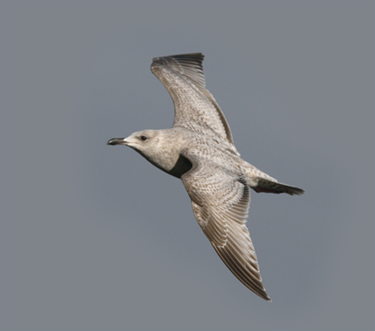
#> input picture a1/bird.bmp, 375 x 331 px
$ jupyter execute --allow-errors 'a1_question_Tongdan Su.ipynb'
#> lines starting #> are read from the running program, lines starting #| are printed output that depends on the picture
# SYDE 671, A0, Questions
## Tongdan Su, 20754736

[cell 1]
from matplotlib.pyplot import imread, imshow
from scipy import ndimage
import numpy as np
import matplotlib.pyplot as plt
img = imread("./bird.bmp")
#> img is the input picture: shape (331, 375, 3); mean R, G, B 127.7, 131.3, 136.8

Q1. Explicitly describe image convolution: the input, the transformation, and the output. Why is it useful for computer vision?
A1. Convolution is the process of adding each element of the image to its local neighbors, weighted by the kernel. This is related to a form of mathematical convolution. The matrix operation being performed-convolution-is not traditional matrix multiplication. Each convolution operation has a kernel which could be a any matrix smaller than the original image in height and width.

The values of a given pixel in the output image are calculated by multiplying each kernel value by the corresponding input image pixel values. If the kernel is symmetric then place the center (origin) of the kernel on the current pixel. The kernel will overlap the neighboring pixels around the origin. Each kernel element should be multiplied with the pixel value it overlaps with and all of the obtained values should be summed. This resultant sum will be the new value for the current pixel currently overlapped with the center of the kernel.

If the kernel is not symmetric, it has to be flipped both around its horizontal and vertical axis before calculating the convolution.

In math, convolution is essentially the blending of two functions into a third function. In the context of image processing, convolution is kind of like transforming image pixels in a structured way, taking nearby pixels into account.

Convolution allowed computer vision to scale from simple applications to powering sophisticated products and services, ranging from face detection in the photo gallery to making better medical diagnoses. They might be the key method in computer vision going forward, or some other new breakthrough might just be around the corner.

Q2. What is the difference between convolution and correlation? Construct a scenario which produces a different output between both operations.
A2. Linear filtering of an image is accomplished through an operation called convolution. Convolution is a neighborhood operation in which each output pixel is the weighted sum of neighboring input pixels. The matrix of weights is called the convolution kernel, also known as the filter. A convolution kernel is a correlation kernel that has been rotated 180 degrees.
The operation called correlation is closely related to convolution. In correlation, the value of an output pixel is also computed as a weighted sum of neighboring pixels. The difference is that the matrix of weights, in this case called the correlation kernel, is not rotated during the computation.

Theoretically, convolution are linear operations on the signal or signal modifiers, whereas correlation is a measure of similarity between two signals. The basic difference between convolution and correlation is that the convolution process rotates the matrix by 180 degrees. Most of the time the choice of using the convolution and correlation is up to the preference of the users, and it is identical when the kernel is symmetrical.

Also, correlation or auto-correlation is the measure of similarity of signal with itself which has a different time lag between them. Cross-correlation is a way of finding similarity between two different signals.

[cell 2]
k = 1/9 * np.array([[7,7,7],[1,1,1],[3,3,3]])
convolve = np.zeros_like(img)
correlate = np.empty_like(img)

#> (the rest of this cell did not finish here and is left out)

Q3. What is the difference between a high pass filter and a low pass filter in how they are constructed, and what they do to the image? Please provide example kernels and output images.
A3.
High-Pass filter:
A high-pass filter can be used to make an image appear sharper. These filters emphasize fine details in the image – exactly the opposite of the low-pass filter. High-pass filtering works in exactly the same way as low-pass filtering; it just uses a different convolution kernel.

High-pass filtering can also cause small, faint details to be greatly exaggerated. An over-processed image will look grainy and unnatural, and point sources will have dark donuts around them. So while high-pass filtering can often improve an image by sharpening detail, overdoing it can actually degrade the image quality significantly.

 Low-Pass filter:
The most basic of filtering operations is called "low-pass". A low-pass filter, also called a "blurring" or "smoothing" filter, averages out rapid changes in intensity. The simplest low-pass filter just calculates the average of a pixel and all of its eight immediate neighbors. The result replaces the original value of the pixel. The process is repeated for every pixel in the image.

Noise always changes rapidly from pixel to pixel because each pixel generates its own independent noise. The image from the telescope isn't "uncorrelated" in this fashion because real images are spread over many pixels. So the low-pass filter affects the noise more than it does the image. By suppressing the noise, gradual changes can be seen that were invisible before. Therefore a low-pass filter can sometimes be used to bring out faint details that were smothered by noise.

[cell 3]
k_low = 1/9 * np.array([[1,1,1],[1,1,1],[1,1,1]])##Sum is 1
k_high = np.array([[1,-2,1],[-1,4,-1],[1,-2,1]])##Sum is 0
low_pass = np.zeros_like(img)
high_pass = np.zeros_like(img)
for i in range(3):
    low_pass[:,:,i] = ndimage.convolve(input=img[:,:,i], weights=k_low)
    high_pass[:,:,i] = ndimage.convolve(input=img[:,:,i], weights=k_high)
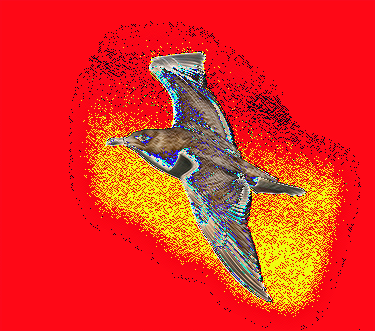
#> high_pass: shape (331, 375, 3); mean R, G, B 230.5, 44.2, 32.3

plt.subplot(1,2,1)
imshow(low_pass)
plt.title("low pass")
plt.subplot(1,2,2)
plt.title("high pass")
imshow(low_pass-high_pass)
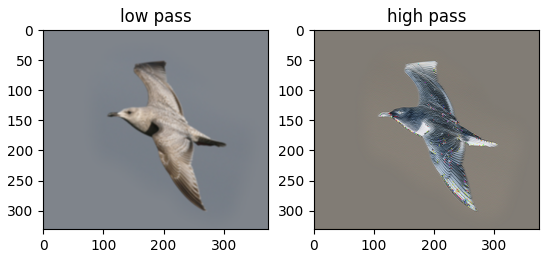
#> figure drawn by matplotlib, 2 panels

Q4.How does computation time vary with filter sizes from 3×3 to 15×15(for all odd and square sizes), and with image sizes from 0.25 MPix to 8 MPix (choose your own intervals)? Measure both using scipy.ndimage.convolve or scipy.ndimage.correlate to produce a matrix of values. Use the skimage.transform module to vary the size of an image. Use an appropriate charting function to plot your matrix of results, such as Axes3D.scatter or Axes3D.plotsurface.Do the results match your expectation given the number of multiply and add operations in convolution? Image:RISDance.jpg (in the .tex directory).

A4.Convolution filter slides over all the pixels of the image taking their dot product. Most of the useful features in an image are usually local and it makes sense to take few local pixels at a time to apply convolutions. Using a small kernel instead of a fully connected network is to benefit from weight sharing and reduction in computational costs.

For an odd-sized filter, all the previous layer pixels would be symmetricallly around the output pixel. Without this symmmetry, we will have to account for distortions across the layers which happens when using an even sized kernel. Therefore, even sized kernel filters are mostly skipped to promote implementation simplicity. If you think of convolution as an interpolation from the given pixels to a center pixel, we cannnot interpoltae to a center pixel using an even-sized filter.

Therefore, 3*3 convolution filters work in general, and is often the popular choice.

[cell 4]
from scipy.ndimage import convolve
from matplotlib.pyplot import imread, imshow
import skimage
import numpy as np
from skimage.transform import rescale
import warnings
import time
import seaborn as sns
import pandas as pd
warnings.filterwarnings('ignore')
img4 = imread("./RISDance.jpg")
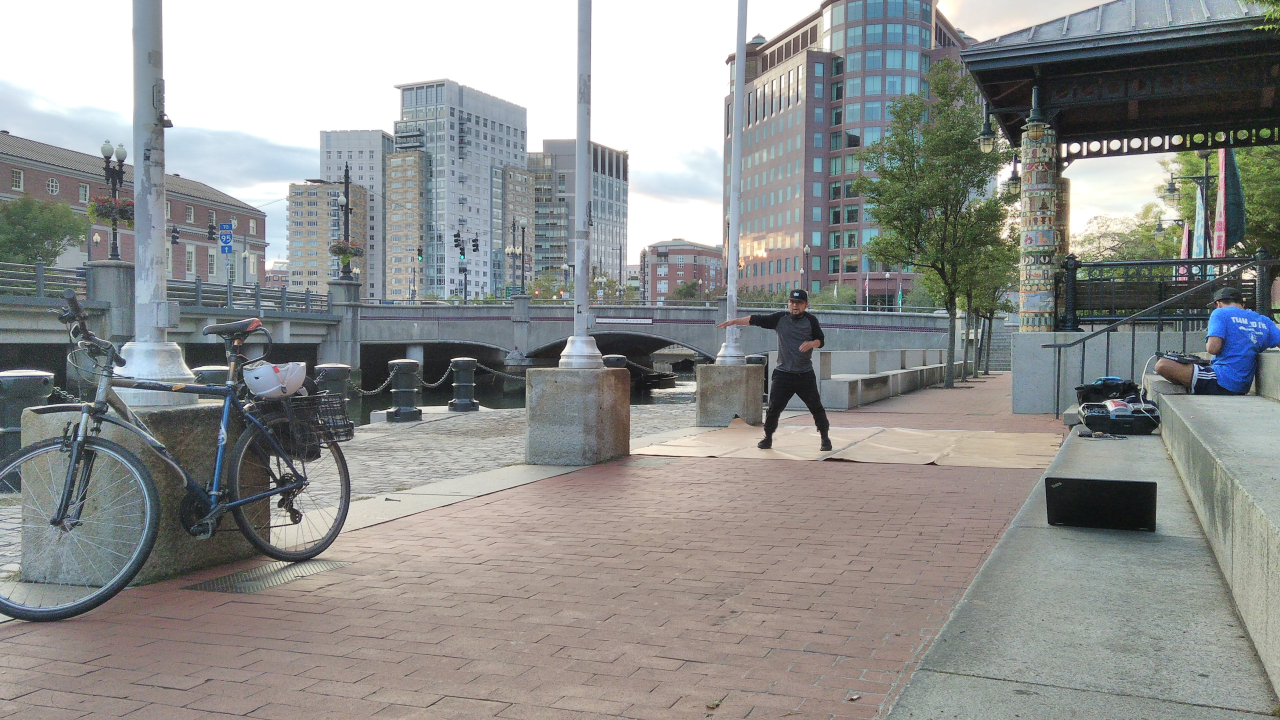
#> input picture a1/RISDance.jpg, 3840 x 2160 px (shown at 1/3 size)
#> img4 is the input picture: shape (2160, 3840, 3); mean R, G, B 143.2, 144.5, 142.7
kernel_sizes = list(range(3,16,2))
image_scale = np.arange(1, 0, -0.1)
Time = []
#> (the rest of this cell did not finish here and is left out)

[cell 5]
import matplotlib.pyplot as plt
from mpl_toolkits.mplot3d import Axes3D

fig = plt.figure()
ax = fig.add_subplot(111, projection='3d')
ti=0
while ti<len(Time):
    for s in image_scale:
        for k in kernel_sizes:
            x=k
            y=s
            z=Time[ti]
            ti+=1
            ax.scatter(x, y, z)
ax.set_xlabel('Kernel Size')
ax.set_ylabel('Image Scale')
ax.set_zlabel('Time')
